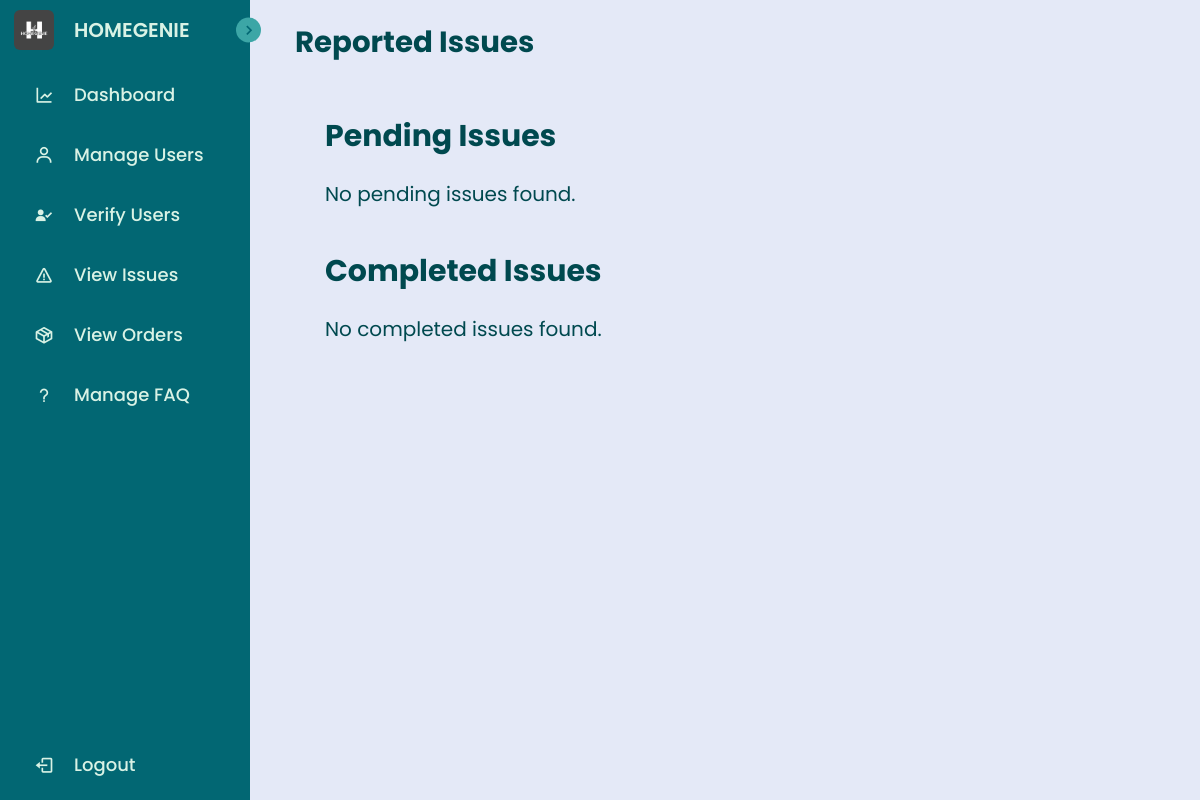
The app's page /AdminController/Issues (signed in), older data.
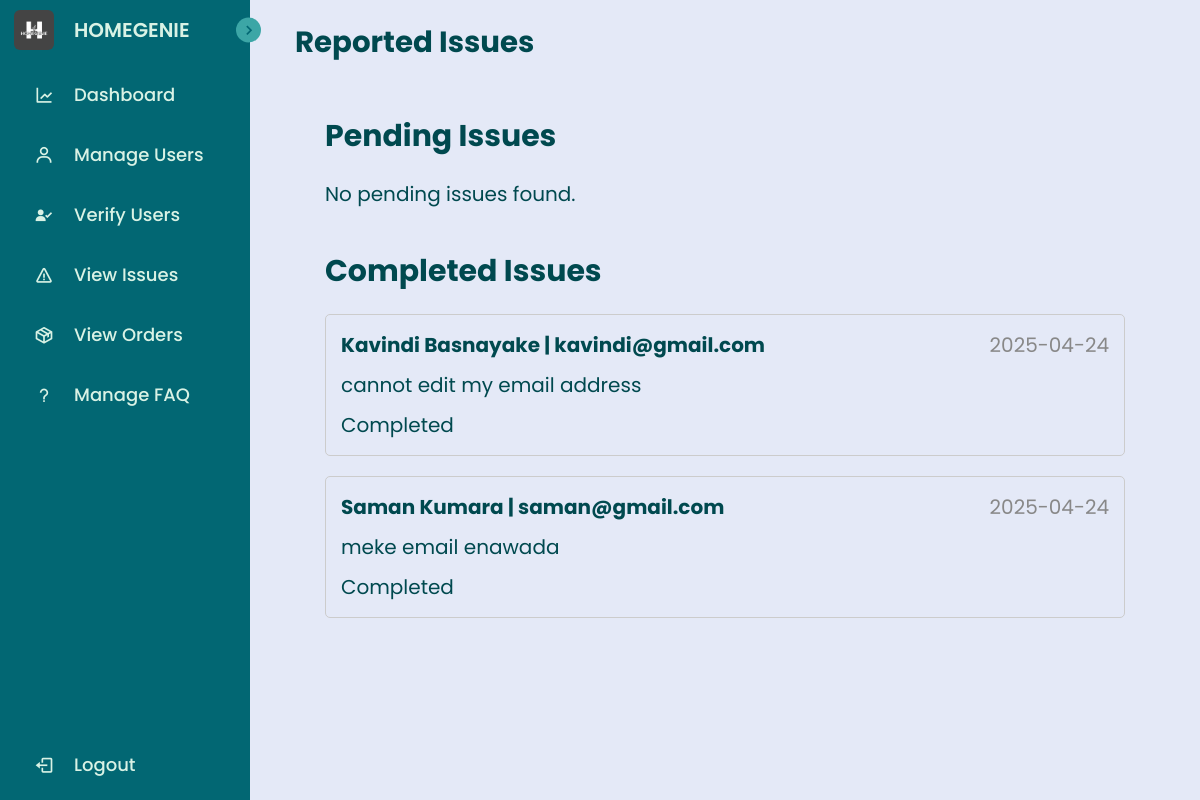
The same page, newer data.
### tables this page shows
CREATE TABLE `issues` (
  `id` int(11) NOT NULL,
  `user_id` int(11) NOT NULL,
  `description` varchar(255) NOT NULL,
  `status` enum('pending','completed') NOT NULL,
  `created_at` datetime NOT NULL DEFAULT current_timestamp()
);

CREATE TABLE `users` (
  `user_id` int(11) NOT NULL,
  `first_name` varchar(100) NOT NULL,
  `last_name` varchar(100) NOT NULL,
  `contact_number` varchar(15) NOT NULL,
  `email` varchar(100) NOT NULL,
  `street` varchar(255) DEFAULT NULL,
  `district` varchar(100) DEFAULT NULL,
  `province` varchar(100) DEFAULT NULL,
  `profile_image` longblob DEFAULT NULL,
  `password` varchar(255) NOT NULL,
  `role` enum('customer','service_provider','supplier','admin') NOT NULL,
  `agree_terms` tinyint(1) NOT NULL DEFAULT 0,
  `created_at` timestamp NOT NULL DEFAULT current_timestamp()
);

### app/controllers/AdminController.php (called while the page is built, shortened)
<?php
Class AdminController extends Controller{
    public function issues() {
        $issueModel = $this->model('IssueModel');
        $issues = $issueModel->getIssues();
        $data = [
            'issues' => $issues,
            'adminName' => $_SESSION['user_name'] ?? 'Admin'
        ];
        $this->view('Admin/ViewIssues', $data);
    }
}
?>

### app/libraries/Core.php (called while the page is built, shortened)
<?php
class Core {
    protected $currentMethod = 'index';
    public function __construct() {
        $url = $this->getURL();
        if (isset($url[0]) && file_exists('../app/controllers/' . ucwords($url[0]) . '.php')) {
            unset($url[0]);
        }
        $this->currentController = new $this->currentController;
        if (isset($url[1]) && method_exists($this->currentController, $url[1])) {
            $this->currentMethod = $url[1];
            unset($url[1]);
        }
        $this->params = $url ? array_values($url) : [];
        call_user_func_array([$this->currentController, $this->currentMethod], $this->params);
    }
    public function getURL() {
        if (isset($_GET['url'])) {
            $url = rtrim($_GET['url'], '/');
            $url = filter_var($url, FILTER_SANITIZE_URL);
            return explode('/', $url);
        }
        return [];
    }
}

### public/index.php (called while the page is built, shortened)
<?php
   $init = new Core();
?>

### app/libraries/Database.php (called while the page is built, shortened)
<?php
class Database{
    private $host = DB_HOST;
    private $user = DB_USER;
    private $password = DB_PASSWORD;
    private $dbname = DB_NAME;
    private $dbh;
    private $statement;
    public function __construct(){
        $dsn = 'mysql:host='.$this->host.';dbname='.$this->dbname;
        $options = array(
            PDO::ATTR_PERSISTENT => true,
            PDO::ATTR_ERRMODE => PDO::ERRMODE_EXCEPTION
        );
        try {
            $this->dbh = new PDO($dsn, $this->user, $this->password, $options);
        } catch (PDOException $e) {
            $this->error = $e->getMessage();
            echo $this->error;
        }
    }
    public function query($sql){
        $this->statement = $this->dbh->prepare($sql);
    }
    public function execute(){
        return $this->statement->execute();
    }
    public function resultSet(){
        $this->execute();
        return $this->statement->fetchAll(PDO::FETCH_OBJ);
    }
}

### app/models/IssueModel.php (called while the page is built, shortened)
<?php
class IssueModel {
    private $db;
    public function __construct() {
        $this->db = new Database;
    }
    public function getIssues() {
        $this->db->query("SELECT issues.*, users.first_name, users.last_name, users.contact_number, users.email
                         FROM issues
                         JOIN users ON issues.user_id = users.user_id");
        return $this->db->resultSet();
    }
}

### app/views/Admin/ViewIssues.php (the view, shortened to what this page needs)
<!DOCTYPE html>
<html lang="en">
<head>
    <link rel="stylesheet" href="<?php echo URLROOT; ?>/public/css/AdminDashboard.css">
    <link rel="stylesheet" href="<?php echo URLROOT; ?>/public/css/AdminViewIssues.css">
    <link href='https://unpkg.com/boxicons@2.1.4/css/boxicons.min.css' rel='stylesheet'>
</head>
<body>
    <?php require_once APPROOT . '/views/Admin/AdminSideBar.php'; ?>
    <section class="main">
        <div class="top">
            <div class="welcome">
                <span class="text">
                    <h3>Reported Issues</h3>
                </span>
            </div>
        </div>
        <div class="dash-content" style="display: block;">
            <div class="issues-container">
                <h2>Pending Issues</h2>
                <?php
                $pendingIssues = array_filter($data['issues'], function($issue) {
                    return $issue->status == 'pending';
                });
                if(empty($pendingIssues)) : ?>
                    <p>No pending issues found.</p>
                <?php endif; ?>
            </div>
            <div class="issues-container completed-issues">
                <h2>Completed Issues</h2>
                <?php
                $completedIssues = array_filter($data['issues'], function($issue) {
                    return $issue->status == 'completed';
                });
                if(empty($completedIssues)) : ?>
                    <p>No completed issues found.</p>
                <?php else : ?>
                    <?php foreach($completedIssues as $issue) : ?>
                        <div class="issue completed">
                            <div class="issue-header">
                                <span class="issue-title"><?php echo $issue->first_name . ' ' . $issue->last_name . ' | ' . $issue->email; ?></span>
                                <span class="issue-date"><?php echo isset($issue->created_at) ? date('Y-m-d', strtotime($issue->created_at)) : 'N/A'; ?></span>
                            </div>
                            <div class="issue-body">
                                <p><?php echo $issue->description; ?></p>
                            </div>
                            <div class="issue-reply">
                                <span class="completed-label">Completed</span>
                            </div>
                        </div>
                    <?php endforeach; ?>
                <?php endif; ?>
            </div>
        </div>
    </section>
</body>
</html>

### app/libraries/Controller.php (shortened to what this page needs)
<?php
   class Controller{
        public function model($model){
            return new $model();
        }
        public function view($view, $data = []){
            if(file_exists('../app/views/' . $view . '.php')){
                require_once '../app/views/' . $view . '.php';
            }else{
                die('Corresponding view does not exist');
            }
        }
   }

### app/views/Admin/AdminSideBar.php
<nav class="sidebar">
        <header>
            <div class="image-text">
                <span class="image">
                <img src="<?php echo URLROOT; ?>/public/img/logo.png" alt="logo">
                </span>
                <div class="text header-text">
                    <span class="website">HOMEGENIE</span>
                </div>
            </div>
            <i class='bx bx-chevron-right icon toggle'></i>
        </header>
        <div class="menu-bar">
            <div class="menu">
                <ul class="menu-links">
                    <li class="nav-link active">
                    <a href="<?php echo URLROOT; ?>/AdminController/index" target="main" class="nav-link">
                            <i class='bx bx-line-chart icon'></i>
                            <span class="text nav-text">Dashboard</span>
                        </a>
                    </li>
                    <li class="nav-link">
                    <a href="<?php echo URLROOT; ?>/AdminController/manageUsers" target="main" class="nav-link">
                            <i class='bx bx-user icon'></i>
                            <span class="text nav-text">Manage Users</span>
                        </a>
                    </li>
                    <li class="nav-link">
                    <a href="<?php echo URLROOT; ?>/AdminController/verifyUsers" target="main" class="nav-link">
                            <i class='bx bxs-user-check icon'></i>
                            <span class="text nav-text">Verify Users</span>
                        </a>
                    </li>
                    <li class="nav-link">
                    <a href="<?php echo URLROOT; ?>/AdminController/Issues" target="main" class="nav-link">
                            <i class='bx bx-error icon'></i>
                            <span class="text nav-text">View Issues</span>
                        </a>
                    </li>
                    <li class="nav-link">
                    <a href="<?php echo URLROOT; ?>/AdminController/viewOrders" target="main" class="nav-link">
                            <i class='bx bx-package icon'></i>
                            <span class="text nav-text">View Orders</span>
                        </a>
                    </li>
                    <li class="nav-link">
                    <a href="<?php echo URLROOT; ?>/AdminController/faq" target="main" class="nav-link">
                            <i class='bx bx-question-mark icon'></i>
                            <span class="text nav-text">Manage FAQ</span>
                        </a>
                    </li>
                </ul>
            </div>
            <div class="bottom-content">
                <li class="log-out">
                    <a href="<?php echo URLROOT; ?>/LoginController/logout" class="log-out">
                        <i class='bx bx-log-out icon'></i>
                        <span class="text nav-text">Logout</span>
                    </a>
                </li>
            </div>
        </div>
    </nav>

### public/css/AdminDashBoard.css (style rules this page uses)
.main { position: absolute; height: 100%; width: calc(100% - 300px); left: 275px; padding: 20px; font-size: 20px; color: var(--text-main); }
.main .top { display: flex; justify-content: space-between; align-items: center; margin-bottom: 20px; font-size: 25px; }
.main .dash-content { display: flex; gap: 20px 20px; flex-wrap: wrap; justify-content: flex-start; align-items: flex-start; padding: 10px; }

### public/css/AdminViewIssues.css (style rules this page uses)
.issues-container { padding: 20px; }
.issues-container h2 { margin-bottom: 20px; }
.issue { border: 1px solid #ccc; padding: 15px; margin-bottom: 20px; border-radius: 5px; }
.issue-header { display: flex; justify-content: space-between; margin-bottom: 10px; }
.issue-title { font-weight: bold; }
.issue-date { color: #888; }
.issue-body { margin-bottom: 10px; }

### public/css/style.css (style rules this page uses)
* { margin: 0; padding: 0; box-sizing: border-box; font-family: 'Poppins', sans-serif; }
:root { --body-color: #E4E9F7; --sidebar-color: #026773; --primary-color: #3CA6A6; --text-main: #00494F; --text-color: #D9F2E5; --text-alt: #F2E3D5; --button-color: #40B7B7; --button-hover: #169494; --soft-blue: #D1DEF9; --pale-lavender: #E1D8F2; --dusty-blue: #B6C7D9; --light-mint: #D9F2E5; --teal-green: #018F8A; --dark-navy: #00494F; --charcoal: #3D5B5A; --seaweed-green: #2D5F5C; --light-teal: #65D4D4; --turquoise: #40B7B7; --mint-green: #A8E3D7; --ocean-blue: #2F7C7C; --soft-cream: #F7E4C1; --light-peach: #F4C4A1; --warm-sand: #E3D0B0; --powder-pink: #F2C9D9; --tran-02: all 0.2s ease; --tran-03: all 0.3s ease; --tran-04: all 0.4s ease; --tran-05: all 0.5s ease; }
body { height: 100vh; background: var(--body-color); }
.sidebar { position: fixed; top: 0; left: 0; height: 100%; width: 250px; padding: 10px 14px; background: var(--sidebar-color); }
.sidebar .text { color: var(--text-color); font-size: 18px; font-weight: 500; }
.sidebar .header-text { font-size: 20px; font-weight: 600; color: var(--text-color); }
.sidebar .image { min-width: 60px; display: flex; align-items: center; }
.sidebar li { height: 50px; margin-top: 10px; list-style: none; display: flex; align-items: center; }
.sidebar li .icon { display: flex; align-items: center; justify-content: center; min-width: 60px; font-size: 20px; }
.sidebar li .icon, .sidebar li .text { color: var(--text-color); transition: var(--tran-03); }
.sidebar header { position: relative; }
.sidebar .image-text img { width: 40px; border-radius: 6px; }
.sidebar header .image-text { display: flex; align-items: center; }
header .image-text .header-text { font-weight: 600; }
.sidebar header .toggle { position: absolute; top: 50%; right: -25px; transform: translateY(-50%); height: 25px; width: 25px; background: var(--primary-color); display: flex; align-items: center; justify-content: center; border-radius: 50%; color: var(--sidebar-color); font-size: 20px; }
.sidebar li a { height: 100%; width: 100%; display: flex; align-items: center; text-decoration: none; border-radius: 6px; transition: var(--tran-04); z-index: 100; }
.sidebar .menu-bar { margin-top: 10px; height: calc(100% - 50px); display: flex; flex-direction: column; justify-content: space-between; }

Row changes from the older to the newer data that the page shows:
added issues: user.first_name "Kavindi", user.last_name "Basnayake", user.email "kavindi@gmail.com", created_at "2025-04-24", description "cannot edit my email address"
added issues: user.first_name "Saman", user.last_name "Kumara", user.email "saman@gmail.com", created_at "2025-04-24", description "meke email enawada"
Text that changed along with them:
text no longer shown: "No completed issues found."
